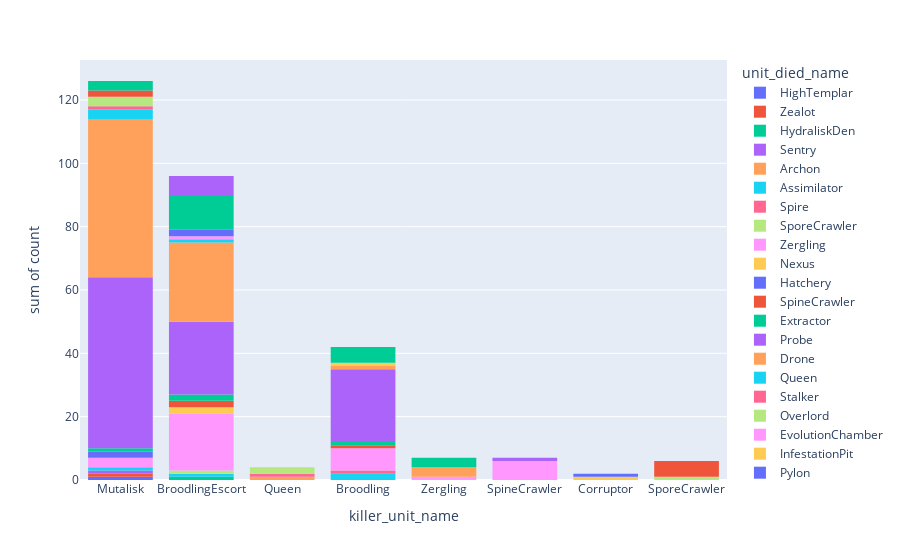

The cell this chart's notebook holds for it:
### Code cell
unit_died_ec_le = (
    unit_died_df.join(details_df, on="ext_fs_replay_sha256", how="inner")
    .filter(
        (pl.col("ext_replay_detail_killer_player_name") == "2-1-8459957-Sazed")
        & (
            pl.col("ext_fs_replay_sha256")
            == "bcdc9f4529f33d8dc195e077a3efc8f2f5d171629589810258ce9c3b2884d606"
        )
        & (pl.col("killer_unit_name") != "")
    )
    .select(
        [
            pl.col("ext_replay_detail_killer_player_name"),
            pl.col("unit_died_name"),
            pl.col("unit_tag_index"),
            pl.col("killer_unit_name"),
            pl.col("killer_unit_tag_index"),
            pl.col("ext_replay_loop"),
            pl.col("ext_replay_seconds"),
        ]
    )
)
unit_died_freq = (
    unit_died_ec_le.group_by(["killer_unit_name","unit_died_name"])
    .agg(pl.count().alias("count"))
    .collect()
    .sort("count")
)
fig = px.histogram(unit_died_freq, x="killer_unit_name", y="count", color="unit_died_name")
fig.show()

### Figure 1 — Plotly figure (JSON) as saved in the notebook; plotly's stock layout.template omitted (floating-point values rounded to 4 significant figures)
{"data": [{"alignmentgroup": "True", "bingroup": "x", "histfunc": "sum", "hovertemplate": "unit_died_name=HighTemplar<br>killer_unit_name=%{x}<br>sum of count=%{y}<extra></extra>", "legendgroup": "HighTemplar", "marker": {"color": "#636efa", "pattern": {"shape": ""}}, "name": "HighTemplar", "offsetgroup": "HighTemplar", "orientation": "v", "showlegend": true, "type": "histogram", "visible": true, "x": ["Mutalisk"], "xaxis": "x", "y": [1], "yaxis": "y"}, {"alignmentgroup": "True", "bingroup": "x", "histfunc": "sum", "hovertemplate": "unit_died_name=Zealot<br>killer_unit_name=%{x}<br>sum of count=%{y}<extra></extra>", "legendgroup": "Zealot", "marker": {"color": "#EF553B", "pattern": {"shape": ""}}, "name": "Zealot", "offsetgroup": "Zealot", "orientation": "v", "showlegend": true, "type": "histogram", "x": ["Mutalisk"], "xaxis": "x", "y": [1], "yaxis": "y"}, {"alignmentgroup": "True", "bingroup": "x", "histfunc": "sum", "hovertemplate": "unit_died_name=HydraliskDen<br>killer_unit_name=%{x}<br>sum of count=%{y}<extra></extra>", "legendgroup": "HydraliskDen", "marker": {"color": "#00cc96", "pattern": {"shape": ""}}, "name": "HydraliskDen", "offsetgroup": "HydraliskDen", "orientation": "v", "showlegend": true, "type": "histogram", "x": ["BroodlingEscort"], "xaxis": "x", "y": [1], "yaxis": "y"}, {"alignmentgroup": "True", "bingroup": "x", "histfunc": "sum", "hovertemplate": "unit_died_name=Sentry<br>killer_unit_name=%{x}<br>sum of count=%{y}<extra></extra>", "legendgroup": "Sentry", "marker": {"color": "#ab63fa", "pattern": {"shape": ""}}, "name": "Sentry", "offsetgroup": "Sentry", "orientation": "v", "showlegend": true, "type": "histogram", "visible": true, "x": ["Mutalisk"], "xaxis": "x", "y": [1], "yaxis": "y"}, {"alignmentgroup": "True", "bingroup": "x", "histfunc": "sum", "hovertemplate": "unit_died_name=Archon<br>killer_unit_name=%{x}<br>sum of count=%{y}<extra></extra>", "legendgroup": "Archon", "marker": {"color": "#FFA15A", "pattern": {"shape": ""}}, "name": "Archon", "offsetgroup": "Archon", "orientation": "v", "showlegend": true, "type": "histogram", "x": ["Queen"], "xaxis": "x", "y": [1], "yaxis": "y"}, {"alignmentgroup": "True", "bingroup": "x", "histfunc": "sum", "hovertemplate": "unit_died_name=Assimilator<br>killer_unit_name=%{x}<br>sum of count=%{y}<extra></extra>", "legendgroup": "Assimilator", "marker": {"color": "#19d3f3", "pattern": {"shape": ""}}, "name": "Assimilator", "offsetgroup": "Assimilator", "orientation": "v", "showlegend": true, "type": "histogram", "x": ["BroodlingEscort", "Mutalisk", "Broodling"], "xaxis": "x", "y": [1, 1, 2], "yaxis": "y"}, {"alignmentgroup": "True", "bingroup": "x", "histfunc": "sum", "hovertemplate": "unit_died_name=Spire<br>killer_unit_name=%{x}<br>sum of count=%{y}<extra></extra>", "legendgroup": "Spire", "marker": {"color": "#FF6692", "pattern": {"shape": ""}}, "name": "Spire", "offsetgroup": "Spire", "orientation": "v", "showlegend": true, "type": "histogram", "x": ["Broodling"], "xaxis": "x", "y": [1], "yaxis": "y"}, {"alignmentgroup": "True", "bingroup": "x", "histfunc": "sum", "hovertemplate": "unit_died_name=SporeCrawler<br>killer_unit_name=%{x}<br>sum of count=%{y}<extra></extra>", "legendgroup": "SporeCrawler", "marker": {"color": "#B6E880", "pattern": {"shape": ""}}, "name": "SporeCrawler", "offsetgroup": "SporeCrawler", "orientation": "v", "showlegend": true, "type": "histogram", "x": ["BroodlingEscort"], "xaxis": "x", "y": [1], "yaxis": "y"}, {"alignmentgroup": "True", "bingroup": "x", "histfunc": "sum", "hovertemplate": "unit_died_name=Zergling<br>killer_unit_name=%{x}<br>sum of count=%{y}<extra></extra>", "legendgroup": "Zergling", "marker": {"color": "#FF97FF", "pattern": {"shape": ""}}, "name": "Zergling", "offsetgroup": "Zergling", "orientation": "v", "showlegend": true, "type": "histogram", "x": ["Zergling", "Mutalisk", "SpineCrawler", "Broodling", "BroodlingEscort"], "xaxis": "x", "y": [1, 3, 6, 7, 18], "yaxis": "y"}, {"alignmentgroup": "True", "bingroup": "x", "histfunc": "sum", "hovertemplate": "unit_died_name=Nexus<br>killer_unit_name=%{x}<br>sum of count=%{y}<extra></extra>", "legendgroup": "Nexus", "marker": {"color": "#FECB52", "pattern": {"shape": ""}}, "name": "Nexus", "offsetgroup": "Nexus", "orientation": "v", "showlegend": true, "type": "histogram", "x": ["Corruptor", "BroodlingEscort"], "xaxis": "x", "y": [1, 2], "yaxis": "y"}, {"alignmentgroup": "True", "bingroup": "x", "histfunc": "sum", "hovertemplate": "unit_died_name=Hatchery<br>killer_unit_name=%{x}<br>sum of count=%{y}<extra></extra>", "legendgroup": "Hatchery", "marker": {"color": "#636efa", "pattern": {"shape": ""}}, "name": "Hatchery", "offsetgroup": "Hatchery", "orientation": "v", "showlegend": true, "type": "histogram", "x": ["Corruptor", "Mutalisk"], "xaxis": "x", "y": [1, 2], "yaxis": "y"}, {"alignmentgroup": "True", "bingroup": "x", "histfunc": "sum", "hovertemplate": "unit_died_name=SpineCrawler<br>killer_unit_name=%{x}<br>sum of count=%{y}<extra></extra>", "legendgroup": "SpineCrawler", "marker": {"color": "#EF553B", "pattern": {"shape": ""}}, "name": "SpineCrawler", "offsetgroup": "SpineCrawler", "orientation": "v", "showlegend": true, "type": "histogram", "x": ["Broodling", "BroodlingEscort"], "xaxis": "x", "y": [1, 2], "yaxis": "y"}, {"alignmentgroup": "True", "bingroup": "x", "histfunc": "sum", "hovertemplate": "unit_died_name=Extractor<br>killer_unit_name=%{x}<br>sum of count=%{y}<extra></extra>", "legendgroup": "Extractor", "marker": {"color": "#00cc96", "pattern": {"shape": ""}}, "name": "Extractor", "offsetgroup": "Extractor", "orientation": "v", "showlegend": true, "type": "histogram", "x": ["Mutalisk", "Broodling", "BroodlingEscort"], "xaxis": "x", "y": [1, 1, 2], "yaxis": "y"}, {"alignmentgroup": "True", "bingroup": "x", "histfunc": "sum", "hovertemplate": "unit_died_name=Probe<br>killer_unit_name=%{x}<br>sum of count=%{y}<extra></extra>", "legendgroup": "Probe", "marker": {"color": "#ab63fa", "pattern": {"shape": ""}}, "name": "Probe", "offsetgroup": "Probe", "orientation": "v", "showlegend": true, "type": "histogram", "visible": true, "x": ["SpineCrawler", "BroodlingEscort", "Broodling", "Mutalisk"], "xaxis": "x", "y": [1, 23, 23, 54], "yaxis": "y"}, {"alignmentgroup": "True", "bingroup": "x", "histfunc": "sum", "hovertemplate": "unit_died_name=Drone<br>killer_unit_name=%{x}<br>sum of count=%{y}<extra></extra>", "legendgroup": "Drone", "marker": {"color": "#FFA15A", "pattern": {"shape": ""}}, "name": "Drone", "offsetgroup": "Drone", "orientation": "v", "showlegend": true, "type": "histogram", "x": ["Broodling", "Zergling", "BroodlingEscort", "Mutalisk"], "xaxis": "x", "y": [1, 3, 25, 50], "yaxis": "y"}, {"alignmentgroup": "True", "bingroup": "x", "histfunc": "sum", "hovertemplate": "unit_died_name=Queen<br>killer_unit_name=%{x}<br>sum of count=%{y}<extra></extra>", "legendgroup": "Queen", "marker": {"color": "#19d3f3", "pattern": {"shape": ""}}, "name": "Queen", "offsetgroup": "Queen", "orientation": "v", "showlegend": true, "type": "histogram", "x": ["BroodlingEscort", "Mutalisk"], "xaxis": "x", "y": [1, 3], "yaxis": "y"}, {"alignmentgroup": "True", "bingroup": "x", "histfunc": "sum", "hovertemplate": "unit_died_name=Stalker<br>killer_unit_name=%{x}<br>sum of count=%{y}<extra></extra>", "legendgroup": "Stalker", "marker": {"color": "#FF6692", "pattern": {"shape": ""}}, "name": "Stalker", "offsetgroup": "Stalker", "orientation": "v", "showlegend": true, "type": "histogram", "x": ["Mutalisk", "Queen"], "xaxis": "x", "y": [1, 1], "yaxis": "y"}, {"alignmentgroup": "True", "bingroup": "x", "histfunc": "sum", "hovertemplate": "unit_died_name=Overlord<br>killer_unit_name=%{x}<br>sum of count=%{y}<extra></extra>", "legendgroup": "Overlord", "marker": {"color": "#B6E880", "pattern": {"shape": ""}}, "name": "Overlord", "offsetgroup": "Overlord", "orientation": "v", "showlegend": true, "type": "histogram", "x": ["SporeCrawler", "Queen", "Mutalisk"], "xaxis": "x", "y": [1, 2, 3], "yaxis": "y"}, {"alignmentgroup": "True", "bingroup": "x", "histfunc": "sum", "hovertemplate": "unit_died_name=EvolutionChamber<br>killer_unit_name=%{x}<br>sum of count=%{y}<extra></extra>", "legendgroup": "EvolutionChamber", "marker": {"color": "#FF97FF", "pattern": {"shape": ""}}, "name": "EvolutionChamber", "offsetgroup": "EvolutionChamber", "orientation": "v", "showlegend": true, "type": "histogram", "x": ["BroodlingEscort"], "xaxis": "x", "y": [1], "yaxis": "y"}, {"alignmentgroup": "True", "bingroup": "x", "histfunc": "sum", "hovertemplate": "unit_died_name=InfestationPit<br>killer_unit_name=%{x}<br>sum of count=%{y}<extra></extra>", "legendgroup": "InfestationPit", "marker": {"color": "#FECB52", "pattern": {"shape": ""}}, "name": "InfestationPit", "offsetgroup": "InfestationPit", "orientation": "v", "showlegend": true, "type": "histogram", "x": ["Broodling"], "xaxis": "x", "y": [1], "yaxis": "y"}, {"alignmentgroup": "True", "bingroup": "x", "histfunc": "sum", "hovertemplate": "unit_died_name=Pylon<br>killer_unit_name=%{x}<br>sum of count=%{y}<extra></extra>", "legendgroup": "Pylon", "marker": {"color": "#636efa", "pattern": {"shape": ""}}, "name": "Pylon", "offsetgroup": "Pylon", "orientation": "v", "showlegend": true, "type": "histogram", "x": ["BroodlingEscort"], "xaxis": "x", "y": [2], "yaxis": "y"}, {"alignmentgroup": "True", "bingroup": "x", "histfunc": "sum", "hovertemplate": "unit_died_name=Mutalisk<br>killer_unit_name=%{x}<br>sum of count=%{y}<extra></extra>", "legendgroup": "Mutalisk", "marker": {"color": "#EF553B", "pattern": {"shape": ""}}, "name": "Mutalisk", "offsetgroup": "Mutalisk", "orientation": "v", "showlegend": true, "type": "histogram", "x": ["Mutalisk", "SporeCrawler"], "xaxis": "x", "y": [2, 5], "yaxis": "y"}, {"alignmentgroup": "True", "bingroup": "x", "histfunc": "sum", "hovertemplate": "unit_died_name=Broodling<br>killer_unit_name=%{x}<br>sum of count=%{y}<extra></extra>", "legendgroup": "Broodling", "marker": {"color": "#00cc96", "pattern": {"shape": ""}}, "name": "Broodling", "offsetgroup": "Broodling", "orientation": "v", "showlegend": true, "type": "histogram", "x": ["Zergling", "Mutalisk", "Broodling", "BroodlingEscort"], "xaxis": "x", "y": [3, 3, 5, 11], "yaxis": "y"}, {"alignmentgroup": "True", "bingroup": "x", "histfunc": "sum", "hovertemplate": "unit_died_name=Roach<br>killer_unit_name=%{x}<br>sum of count=%{y}<extra></extra>", "legendgroup": "Roach", "marker": {"color": "#ab63fa", "pattern": {"shape": ""}}, "name": "Roach", "offsetgroup": "Roach", "orientation": "v", "showlegend": true, "type": "histogram", "x": ["BroodlingEscort"], "xaxis": "x", "y": [6], "yaxis": "y"}], "layout": {"autosize": true, "barmode": "relative", "legend": {"title": {"text": "unit_died_name"}, "tracegroupgap": 0}, "margin": {"t": 60}, "xaxis": {"anchor": "y", "autorange": true, "domain": [0, 1], "range": [-0.5, 7.5], "title": {"text": "killer_unit_name"}, "type": "category"}, "yaxis": {"anchor": "x", "autorange": true, "domain": [0, 1], "range": [0, 132.6], "title": {"text": "sum of count"}, "type": "linear"}}}
